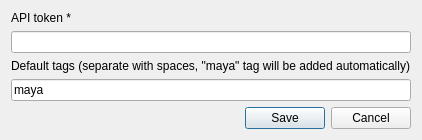
<?xml version="1.0" encoding="UTF-8"?>
<ui version="4.0">
 <class>SketchfabSettings_Dialog</class>
 <widget class="QDialog" name="SketchfabSettings_Dialog">
  <property name="geometry">
   <rect>
    <x>0</x>
    <y>0</y>
    <width>390</width>
    <height>131</height>
   </rect>
  </property>
  <property name="windowTitle">
   <string>Sketchfab Settings</string>
  </property>
  <layout class="QVBoxLayout" name="verticalLayout">
   <item>
    <widget class="QLabel" name="label_5">
     <property name="text">
      <string>API token *</string>
     </property>
    </widget>
   </item>
   <item>
    <widget class="QLineEdit" name="leApiToken"/>
   </item>
   <item>
    <widget class="QLabel" name="label_4">
     <property name="text">
      <string>Default tags (separate with spaces, "maya" tag will be added automatically)</string>
     </property>
    </widget>
   </item>
   <item>
    <widget class="QLineEdit" name="leDefaultTags">
     <property name="text">
      <string>maya</string>
     </property>
    </widget>
   </item>
   <item>
    <widget class="QDialogButtonBox" name="buttonBox">
     <property name="orientation">
      <enum>Qt::Horizontal</enum>
     </property>
     <property name="standardButtons">
      <set>QDialogButtonBox::Cancel|QDialogButtonBox::Save</set>
     </property>
    </widget>
   </item>
  </layout>
 </widget>
 <resources/>
 <connections>
  <connection>
   <sender>buttonBox</sender>
   <signal>accepted()</signal>
   <receiver>SketchfabSettings_Dialog</receiver>
   <slot>accept()</slot>
   <hints>
    <hint type="sourcelabel">
     <x>248</x>
     <y>254</y>
    </hint>
    <hint type="destinationlabel">
     <x>157</x>
     <y>274</y>
    </hint>
   </hints>
  </connection>
  <connection>
   <sender>buttonBox</sender>
   <signal>rejected()</signal>
   <receiver>SketchfabSettings_Dialog</receiver>
   <slot>reject()</slot>
   <hints>
    <hint type="sourcelabel">
     <x>316</x>
     <y>260</y>
    </hint>
    <hint type="destinationlabel">
     <x>286</x>
     <y>274</y>
    </hint>
   </hints>
  </connection>
 </connections>
</ui>
